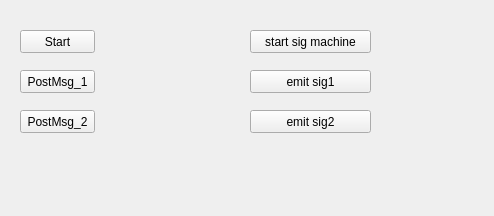
<?xml version="1.0" encoding="UTF-8"?>
<ui version="4.0">
 <class>TestPage</class>
 <widget class="QWidget" name="TestPage">
  <property name="geometry">
   <rect>
    <x>0</x>
    <y>0</y>
    <width>494</width>
    <height>216</height>
   </rect>
  </property>
  <property name="windowTitle">
   <string>Form</string>
  </property>
  <widget class="QPushButton" name="startBtn">
   <property name="geometry">
    <rect>
     <x>20</x>
     <y>30</y>
     <width>75</width>
     <height>23</height>
    </rect>
   </property>
   <property name="text">
    <string>Start</string>
   </property>
  </widget>
  <widget class="QPushButton" name="postBtn1">
   <property name="geometry">
    <rect>
     <x>20</x>
     <y>70</y>
     <width>75</width>
     <height>23</height>
    </rect>
   </property>
   <property name="text">
    <string>PostMsg_1</string>
   </property>
  </widget>
  <widget class="QPushButton" name="postBtn2">
   <property name="geometry">
    <rect>
     <x>20</x>
     <y>110</y>
     <width>75</width>
     <height>23</height>
    </rect>
   </property>
   <property name="text">
    <string>PostMsg_2</string>
   </property>
  </widget>
  <widget class="QPushButton" name="startSigBtn">
   <property name="geometry">
    <rect>
     <x>250</x>
     <y>30</y>
     <width>121</width>
     <height>23</height>
    </rect>
   </property>
   <property name="text">
    <string>start sig machine</string>
   </property>
  </widget>
  <widget class="QPushButton" name="cmdSigBtn1">
   <property name="geometry">
    <rect>
     <x>250</x>
     <y>70</y>
     <width>121</width>
     <height>23</height>
    </rect>
   </property>
   <property name="text">
    <string>emit sig1</string>
   </property>
  </widget>
  <widget class="QPushButton" name="cmdSigBtn2">
   <property name="geometry">
    <rect>
     <x>250</x>
     <y>110</y>
     <width>121</width>
     <height>23</height>
    </rect>
   </property>
   <property name="text">
    <string>emit sig2</string>
   </property>
  </widget>
 </widget>
 <resources/>
 <connections/>
</ui>
